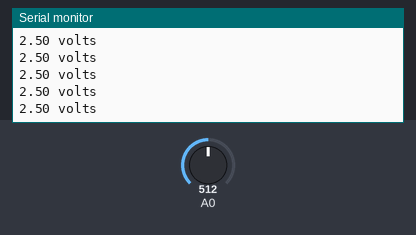
Simulated run of this sketch. Board: Arduino Uno, built with avr-gcc and run on an emulated ATmega328P. Parts: the last lines printed to the serial monitor. The inputs (shaded band) are chosen by the test bench; at power-on: A0 = 512.

Above: at 1.2 s.
1.3 s: A0 set to 716
At 1.9 s:
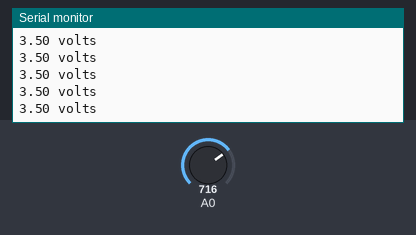
4.3 s: A0 set to 900
At 5.4 s:
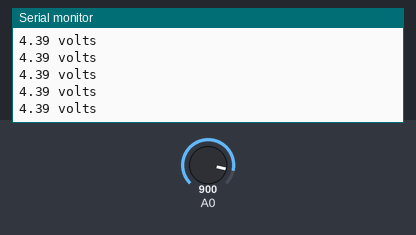
Timing chart, 0 to 7.3 s (numbered marks = the images above; inputs shaded):
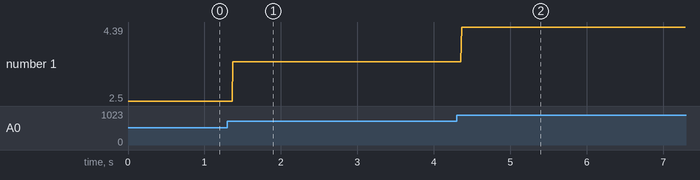

Measured:
- after the input at 1.3 s, the serial monitor: prints a new line after 0.07 s (image 1)
- after the input at 4.3 s, the serial monitor: prints a new line after 0.07 s (image 2)
- plotted number 1: 2.5 → 3.5 after the input at 1.3 s, 3.5 → 4.39 after the input at 4.3 s

The sketch:

adc.ino
```cpp
void setup() {
  Serial.begin(9600);

}

void loop() {
  float a=analogRead(A0);
  float b=(a*5)/1024;
  Serial.print(b);
  Serial.println(" volts");

}
```
